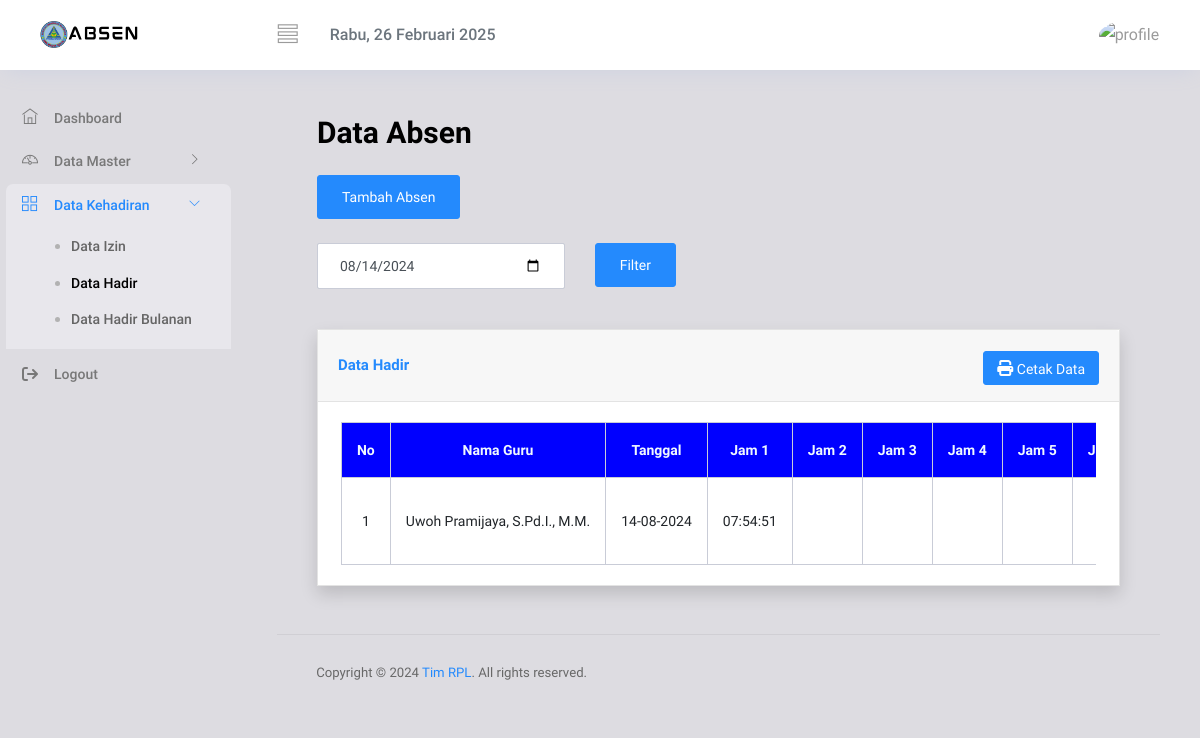
The app's page /admin/data.php?tanggal=2024-08-14 (signed in) with its own data.
### tables this page shows
CREATE TABLE `absen_msk` (
  `id` int(230) NOT NULL,
  `nama` varchar(230) NOT NULL,
  `tanggal` date NOT NULL,
  `jam1` varchar(100) NOT NULL,
  `jam2` varchar(100) NOT NULL,
  `jam3` varchar(100) NOT NULL,
  `jam4` varchar(100) NOT NULL,
  `jam5` varchar(100) NOT NULL,
  `jam6` varchar(100) NOT NULL,
  `jam7` varchar(100) NOT NULL,
  `jam8` varchar(100) NOT NULL,
  `jam9` varchar(100) NOT NULL,
  `jam10` varchar(100) NOT NULL,
  `kordinat` varchar(1234) NOT NULL,
  `activity` varchar(800) NOT NULL,
  `foto_absen` varchar(500) NOT NULL
);

### admin/data.php (the view, shortened to what this page needs)
<!DOCTYPE html>
<html lang="en">
<head>
    <link rel="stylesheet" href="../vendors/ti-icons/css/themify-icons.css" />
    <link rel="stylesheet" href="https://cdnjs.cloudflare.com/ajax/libs/font-awesome/6.6.0/css/all.min.css" />
    <link href="https://maxcdn.bootstrapcdn.com/bootstrap/4.5.2/css/bootstrap.min.css" rel="stylesheet">
    <link href="https://cdnjs.cloudflare.com/ajax/libs/cropperjs/1.5.12/cropper.min.css" rel="stylesheet">
    <link rel="stylesheet" href="../datables/datatables.min.css">
    <link rel="stylesheet" href="https://cdnjs.cloudflare.com/ajax/libs/twitter-bootstrap/5.3.0/css/bootstrap.min.css">
    <link rel="stylesheet" href="https://cdn.jsdelivr.net/npm/sweetalert2@11/dist/sweetalert2.min.css">
<link rel="stylesheet" type="text/css" href="https://cdn.datatables.net/1.11.5/css/jquery.dataTables.min.css">
<link rel="stylesheet" href="https://cdn.jsdelivr.net/npm/sweetalert2@11/dist/sweetalert2.min.css">
    <link rel="stylesheet" href="../css/style.css" />
</head>
<body>
    <div class="container-scroller">
        <nav class="navbar col-lg-12 col-12 p-0 fixed-top d-flex flex-row">
            <div class="text-center navbar-brand-wrapper d-flex align-items-center justify-content-center">
                <a class="navbar-brand brand-logo mr-5" href="index.php"><img src="../images/logo.svg" class="mr-2" alt="logo" /></a>
            </div>
            <div class="navbar-menu-wrapper d-flex align-items-center justify-content-end">
                <button class="navbar-toggler navbar-toggler align-self-center" type="button" data-toggle="minimize">
                    <span class="ti-view-list"></span>
                </button>
                <ul class="navbar-nav mr-lg-2">
                    <li class="nav-item nav-search d-none d-lg-block">
                        <span>
                        </span>
                    </li>
                </ul>
                <ul class="navbar-nav navbar-nav-right">
                    <li class="nav-item nav-profile dropdown">
                        <a class="nav-link dropdown-toggle" href="#" data-toggle="dropdown" id="profileDropdown">
                            <img src="../upload/<?= $_SESSION['gambar']; ?>" alt="profile" />
                        </a>
                    </li>
                </ul>
            </div>
        </nav>
        <div class="container-fluid page-body-wrapper">
            <nav class="sidebar sidebar-offcanvas" id="sidebar">
                <ul class="nav">
                    <li class="nav-item">
                        <a class="nav-link" href="index.php">
                            <i class="ti-home menu-icon"></i>
                            <span class="menu-title">Dashboard</span>
                        </a>
                    </li>
                    <li class="nav-item">
                        <a class="nav-link" data-toggle="collapse" href="#ui-basic" aria-expanded="false" aria-controls="ui-basic">
                            <i class="ti-dashboard menu-icon"></i>
                            <span class="menu-title">Data Master</span>
                            <i class="menu-arrow"></i>
                        </a>
                    </li>
                    <li class="nav-item">
                        <a class="nav-link" data-toggle="collapse" href="#hadir" aria-expanded="false" aria-controls="hadir">
                            <i class="ti-layout-grid2 menu-icon"></i>
                            <span class="menu-title">Data Kehadiran</span>
                            <i class="menu-arrow"></i>
                        </a>
                        <div class="collapse" id="hadir">
                            <ul class="nav flex-column sub-menu">
                                <li class="nav-item">
                                    <a class="nav-link" href="izin.php">Data Izin</a>
                                </li>
                                <li class="nav-item">
                                    <a class="nav-link" href="data.php">Data Hadir</a>
                                </li>
                                <li class="nav-item">
                                    <a class="nav-link" href="data_bulanan.php">Data Hadir Bulanan</a>
                                </li>
                            </ul>
                        </div>
                    </li>
                    <li class="nav-item">
                        <a class="nav-link" href="logot.php">
                            <i class="fa-solid fa-arrow-right-from-bracket menu-icon"></i>
                            <span class="menu-title">Logout</span>
                        </a>
                    </li>
                </ul>
            </nav>
            <div class="main-panel">
                <div class="content-wrapper">
                <?php if($_SESSION['username'] == 'admin') : ?>
                    <?php else :?>
                    <div class="content-wrapper">
                        <div class="page-header">
                            <h3 class="font-weight-bold">Data Absen</h3><br>
                            <button type="button" class="btn btn-primary mb-4" data-toggle="modal" data-target="#exampleModalScrollable">
                                Tambah Absen
                            </button>
                            <form method="get" action="">
                                <div class="form-group row">
                                    <div class="col-sm-4">
                                        <input type="date" class="form-control" name="tanggal" id="filterTanggal"
                                            value="<?php echo isset($_GET['tanggal']) ? $_GET['tanggal'] : date('Y-m-d'); ?>"
                                            >
                                    </div>
                                    <div class="col-sm-2">
                                        <button type="submit" class="btn btn-primary">Filter</button>
                                    </div>
                                </div>
                            </form>
                        </div>
                    <?php endif;?>
                    <div class="card shadow mb-4">
    <div class="card-header py-3 d-flex justify-content-between align-items-center">
        <h6 class="m-0 font-weight-bold text-primary">Data Hadir</h6>
        <div class="d-flex">
        <a id="printLink" style="margin-top: 5px; margin-left: 5px;" href="#" target="_blank" class="btn btn-primary btn-icon-split btn-sm">
        <span class="icon text-white-55">
            <i class="fas fa-print"></i>
        </span>
        <span class="text">Cetak Data</span>
    </a>
        </div>
    </div>
    <div class="card-body">
        <div class="table-responsive">
            <table class="table table-bordered" width="100%" cellspacing="0">
                <thead style="background-color:blue;color:aliceblue;">
                    <tr align="center">
                        <th style="background-color:blue;color:aliceblue;">No</th>
                        <th style="background-color:blue;color:aliceblue;">Nama Guru</th>
                        <th style="background-color:blue;color:aliceblue;">Tanggal</th>
                        <?php
                            $hariIni = date('N');
                            $jumlahJam = 11;
                            $kolomDitampilkan = ($hariIni == 5) ? 7 : $jumlahJam;
                            for ($i = 1; $i < $kolomDitampilkan; $i++) {
                                echo '<th style="background-color:blue;color:aliceblue;">Jam ' . $i . '</th>';
                            }
                        ?>
                    </tr>
                </thead>
                <tbody>
                    <?php
                        include('../koneksi.php');
                        $tanggal = isset($_GET['tanggal']) ? $_GET['tanggal'] : date('Y-m-d');
                        $query = "SELECT * FROM absen_msk WHERE tanggal = '$tanggal'";
                        $result = mysqli_query($koneksi, $query);
                        $no = 1;
                        while ($row = mysqli_fetch_assoc($result)) {
                    ?>
                        <tr>
                            <td style="text-align: center;"><?php echo $no; ?></td>
                            <td><?php echo $row['nama']; ?></td>
                            <td><?php echo $row['tanggal'] == '0000-00-00' ? 'Belum absen' : date('d-m-Y', strtotime($row['tanggal'])); ?></td>
                            <?php
                                for ($i = 1; $i < $kolomDitampilkan; $i++) {
                                    $jamKey = 'jam' . $i;
                                    echo '<td style="text-align: center;">' . ($row[$jamKey]) . '</td>';
                                }
                            ?>
                        </tr>
                    <?php
                        $no++;
                    }
                    ?>
                </tbody>
            </table>
        </div>
    </div>
</div>
                </div>
                <footer class="footer">
                    <div class="d-sm-flex justify-content-center justify-content-sm-between">
                        <span class="text-muted text-center text-sm-left d-block d-sm-inline-block">Copyright © 2024
                            <a href="https://www.templatewatch.com/" target="_blank">Tim RPL</a>. All rights reserved.</span>
                    </div>
                </footer>
            </div>
        </div>
    </div>
</body>
</html>

### records on screen
absen_msk: nama "Uwoh Pramijaya, S.Pd.I., M.M.", tanggal "14-08-2024", jam1 "07:54:51"
